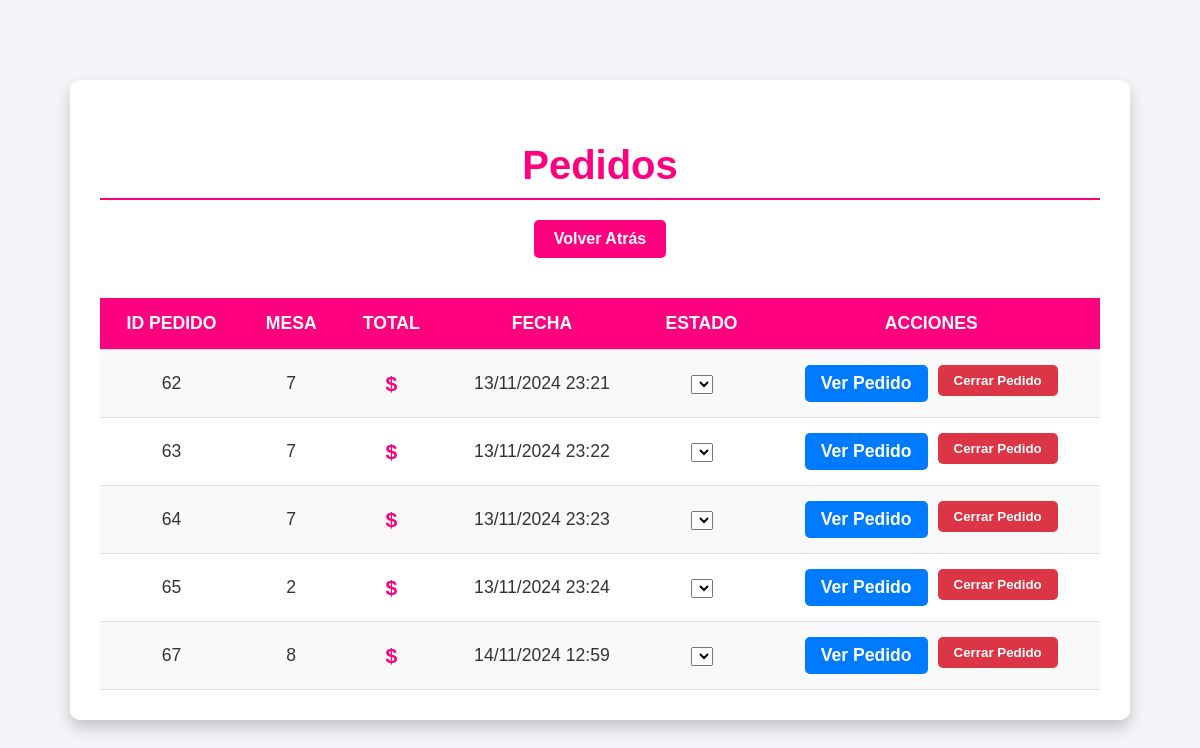
/ver_pedidos/, run on the app's committed database.
### sistema_pedidos/models.py (models this page shows, shortened)
class Pedido(models.Model):
    ESTADO_PEDIDO = [
        ('no tomado', 'No tomado'),
        ('en preparacion', 'En preparación'),
        ('servido', 'Servido')
    ]
    mesa = models.ForeignKey(Mesa, on_delete=models.CASCADE)  # Mesa que realiza el pedido
    estado = models.CharField(max_length=20, choices=ESTADO_PEDIDO, default='no tomado')
    usuario = models.ForeignKey(User, on_delete=models.CASCADE, null=True, blank=True)  # Usuario asociado al pedido
    fecha = models.DateTimeField(auto_now_add=True)  # Fecha de creación del pedido

class Mesa(models.Model):
    numero = models.PositiveIntegerField(unique=True)  # Número de la mesa, debe ser único
    usuario = models.OneToOneField(User, on_delete=models.CASCADE, null=True, blank=True)  # Usuario asociado a la mesa, puede ser nulo

### sistema_pedidos/views.py (the view)
# urls.py: path('ver_pedidos/', views.ver_pedidos, name='ver_pedidos'),
def ver_pedidos(request):
    pedidos = Pedido.objects.all()
    return render(request, 'ver_pedidos.html', {'pedidos': pedidos})

### sistema_pedidos/templates/ver_pedidos.html (shortened to what this page needs)
<!DOCTYPE html>
<html lang="es">
<head>
</head>
<body>
    <div class="container">
        <h2>Pedidos</h2>
        <a href="{% url 'admin_home' %}" class="btn-back">Volver Atrás</a>
        <table>
            <tr>
                <th>ID Pedido</th>
                <th>Mesa</th>
                <th>Total</th>
                <th>Fecha</th>
                <th>Estado</th>
                <th>Acciones</th>
            </tr>
            {% for pedido in pedidos %}
            <tr>
                <td>{{ pedido.id }}</td>
                <td>{{ pedido.mesa.numero }}</td>
                <td><span class="total-amount">${{ pedido.total }}</span></td>
                <td>{{ pedido.fecha|date:"d/m/Y H:i" }}</td>
                <td>
                    <form method="POST" action="{% url 'actualizar_estado_pedido' pedido.id %}">
                        <select name="estado" onchange="this.form.submit()">
                        </select>
                    </form>
                </td>
                <td class="actions">
                    <a href="{% url 'ver_detalle_pedido' pedido.id %}" class="btn btn-ver">Ver Pedido</a>
                    <form method="POST" action="{% url 'eliminar_pedido' pedido.id %}" style="display: inline;">
                        <button type="submit" class="btn btn-delete" onclick="return confirm('¿Estás seguro de que deseas cerrar este pedido?');">Cerrar Pedido</button>
                    </form>
                </td>
            </tr>
            {% endfor %}
        </table>
    </div>
</body>
</html>

### sistema_pedidos/templates/ver_pedidos.html (style rules this page uses)
body { font-family: 'Arial', sans-serif; background-color: #f4f4f9; color: #333; margin: 0; padding: 0; display: flex; justify-content: center; align-items: center; min-height: 100vh; }
.container { max-width: 1000px; width: 90%; background-color: #ffffff; padding: 30px; border-radius: 10px; box-shadow: 0 8px 16px rgba(0, 0, 0, 0.2); text-align: center; }
h2 { font-size: 2.5em; color: #ff007f; margin-bottom: 20px; font-weight: bold; border-bottom: 2px solid #ff007f; padding-bottom: 10px; }
.btn-back { display: inline-block; margin-bottom: 20px; padding: 10px 20px; font-size: 1em; background-color: #ff007f; color: white; border-radius: 5px; font-weight: bold; text-decoration: none; transition: background-color 0.3s ease; }
table { width: 100%; border-collapse: collapse; margin-top: 20px; }
th, td { padding: 15px; text-align: center; border-bottom: 1px solid #ddd; font-size: 1.1em; }
th { background-color: #ff007f; color: white; font-weight: bold; text-transform: uppercase; }
tr:nth-child(even) { background-color: #f9f9f9; }
a, .btn { display: inline-block; color: #007bff; font-weight: bold; padding: 8px 16px; border-radius: 5px; text-decoration: none; transition: background-color 0.3s ease; }
.actions { display: flex; justify-content: center; gap: 10px; }
.btn-ver { background-color: #007bff; color: white; }
.btn-delete { background-color: #dc3545; color: white; cursor: pointer; border: none; }
.total-amount { font-size: 1.2em; font-weight: bold; color: #ff007f; }

### data on the page
Pedido: id "62", mesa.numero "7", fecha "13/11/2024 23:21"
Pedido: id "63", mesa.numero "7", fecha "13/11/2024 23:22"
Pedido: id "64", mesa.numero "7", fecha "13/11/2024 23:23"
Pedido: id "65", mesa.numero "2", fecha "13/11/2024 23:24"
Pedido: id "67", mesa.numero "8", fecha "14/11/2024 12:59"
